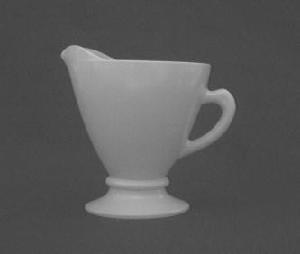
#> input picture teacup.jpg, 300 x 254 px
$ python color_histogram.py --image teacup.jpg
#> lines starting #> are read from the running program, lines starting #| are printed output that depends on the picture
# import the necessary packages
from matplotlib import pyplot as plt
import argparse
import cv2
import imutils
# construct the argument parser and parse the arguments
ap = argparse.ArgumentParser()
ap.add_argument("-i", "--image", required=True, help="Path to the image")
args = vars(ap.parse_args())
# load the image and show it
image = cv2.imread(args["image"])
#> image is the input picture: shape (254, 300, 3); min 62, max 199, mean 89.6
cv2.imshow("Original", image)

# grab the image channels, initialize the tuple of colors and the
# figure
chans = cv2.split(image)
colors = ("b", "g", "r")
plt.figure()
plt.title("'Flattened' Color Histogram")
plt.xlabel("Bins")
plt.ylabel("# of Pixels")
# loop over the image channels
for (chan, color) in zip(chans, colors):
	# create a histogram for the current channel and plot it
	hist = cv2.calcHist([chan], [0], None, [256], [0, 256])
	plt.plot(hist, color = color)
	plt.xlim([0, 256])
#> this loop made 3 passes
#> color on passes 1 to 3: 'b', 'g', 'r'

# let's move on to 2D histograms -- we need to reduce the
# number of bins in the histogram from 256 to 32 so we can
# better visualize the results
fig = plt.figure()
# plot a 2D color histogram for green and blue
ax = fig.add_subplot(131)
hist = cv2.calcHist([chans[1], chans[0]], [0, 1], None, [32, 32],
                    [0, 256, 0, 256])
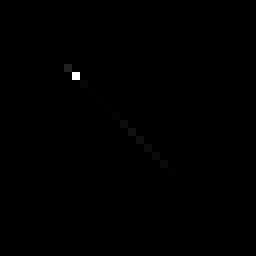
#> hist: shape (32, 32) float32 (shown 8 times larger); min 0, max 50222, mean 74.4; drawn with min black and max white
p = ax.imshow(hist, interpolation="nearest")
ax.set_title("2D Color Histogram for G and B")
plt.colorbar(p)
# plot a 2D color histogram for green and red
ax = fig.add_subplot(132)
hist = cv2.calcHist([chans[1], chans[2]], [0, 1], None, [32, 32],
                    [0, 256, 0, 256])
p = ax.imshow(hist, interpolation="nearest")
ax.set_title("2D Color Histogram for G and R")
plt.colorbar(p)
# plot a 2D color histogram for blue and red
ax = fig.add_subplot(133)
hist = cv2.calcHist([chans[0], chans[2]], [0, 1], None, [32, 32],
                    [0, 256, 0, 256])
p = ax.imshow(hist, interpolation="nearest")
ax.set_title("2D Color Histogram for B and R")
plt.colorbar(p)
# finally, let's examine the dimensionality of one of the 2D
# histograms
print("2D histogram shape: {}, with {} values".format(
    hist.shape, hist.flatten().shape[0]))
#| 2D histogram shape: (32, 32), with 1024 values

hist = cv2.calcHist(image, [0, 1, 2],
	None, [8, 16, 9], [0, 256, 0, 256, 0, 256])
print("3D histogram shape: {}, with {} values".format(
	hist.shape, hist.flatten().shape[0]))
#| 3D histogram shape: (8, 16, 9), with 1152 values
# display the image with matplotlib to avoid GUI conflicts on macOS
plt.figure()
plt.axis("off")
plt.imshow(imutils.opencv2matplotlib(image))
# show our plots
plt.show()
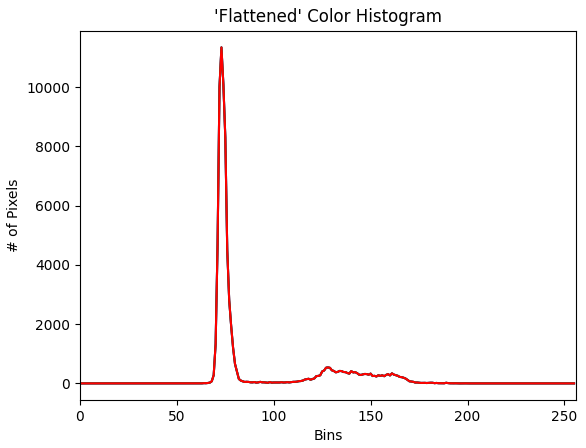
#> figure drawn by matplotlib, 1 panel; curve peaks at x = 73, y = 11343; curve peaks at x = 73, y = 11343; curve peaks at x = 73, y = 11343
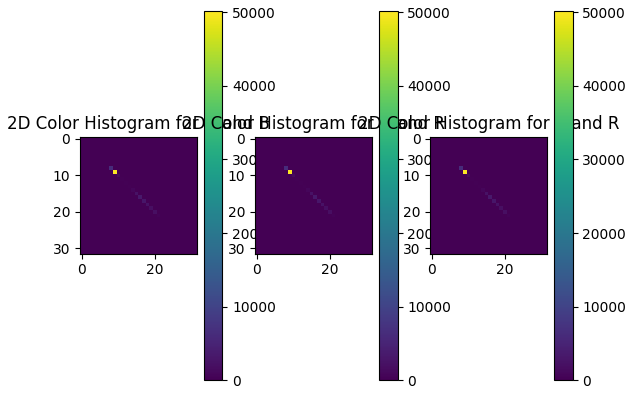
#> figure drawn by matplotlib, 6 panels
